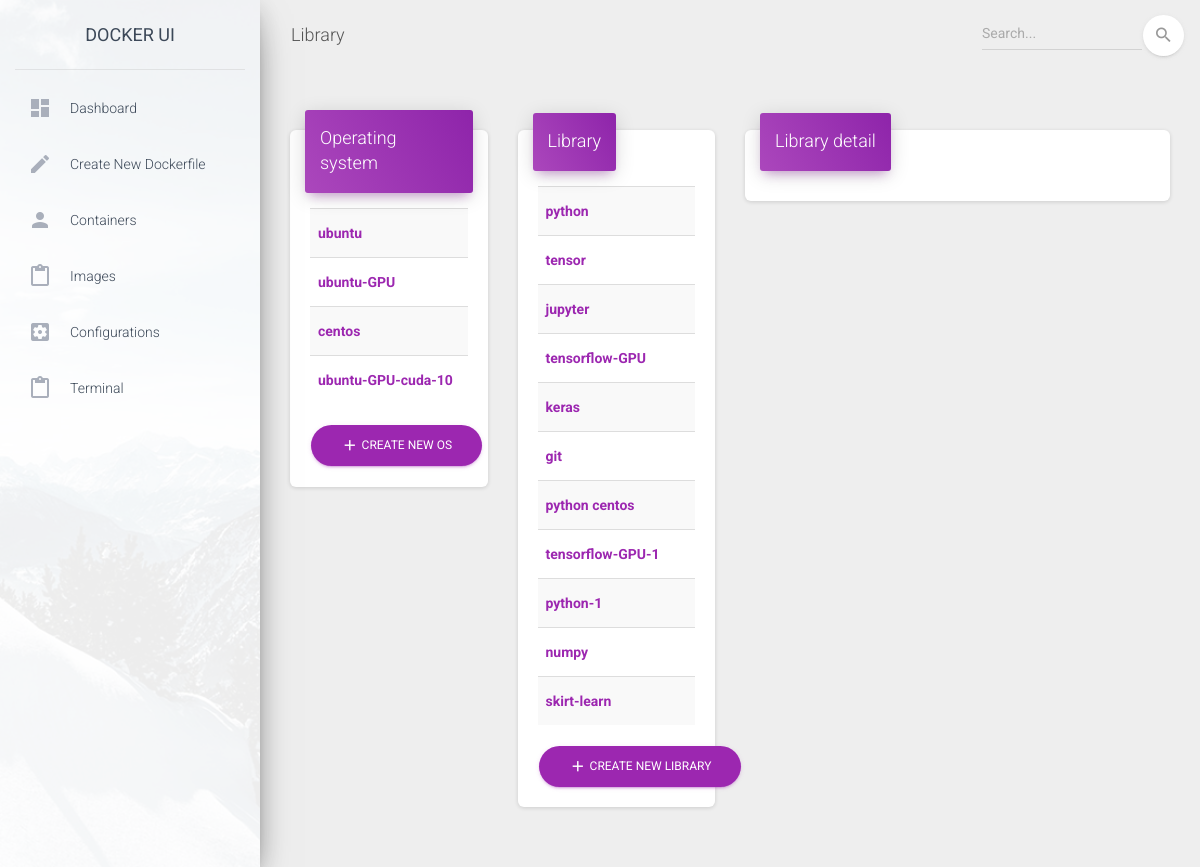
The app's page /src/html/src/LibraryDisplay.php with its own data.
### tables this page shows
CREATE TABLE library (
    id INTEGER PRIMARY KEY AUTOINCREMENT,
    name TEXT NOT NULL UNIQUE,
    isGPU BOOLEAN NOT NULL
);

### src/model/LibraryModel.php (called while the page is built, shortened)
<?php
    class LibraryModel {
        private $id;
        private $name;
        public function getId()
        {
            return $this->id;
        }
        public function setId($id): void
        {
            $this->id = $id;
        }
        public function getName()
        {
            return $this->name;
        }
        public function setName($name): void
        {
            $this->name = $name;
        }
    }
?>

### src/dao/LibraryDao.php (called while the page is built, shortened)
<?php
    class LibraryDao{
        function getAll() :array {
            $db = new Database();
            $sqlQuery = "SELECT * FROM library";
            $ret = $db->query($sqlQuery);
            $result = [];
            while($row = $ret->fetchArray(SQLITE3_ASSOC) ) {
               array_push($result, new LibraryEntity($row['id'], $row['name'], $row['isGPU']));
            }
            return $result;
        }
    }
?>

### src/service/LibraryService.php (called while the page is built, shortened)
<?php
    include_once('/var/www/html/src/dao/LibraryDao.php');
    include_once('/var/www/html/src/model/LibraryModel.php');
    class LibraryService {
        private $libraryDao;
        private $dependenceDao;
        function __construct(){
            $this->libraryDao = new LibraryDao();
            $this->dependenceDao = new DependenceDao();
        }
        public function getAllImageModelsMapById() {
            $libraryEntities = $this->libraryDao->getAll();
            $libraryModelMapById = array();
            foreach ($libraryEntities as $libraryEntity) {
                $libraryModelMapById[$libraryEntity->getId()] = LibraryModel::fromEntity($libraryEntity);
            }
            $dependences = $this->dependenceDao->getAll();
            foreach ($dependences as $dependence) {
                $libraryModelMapById[$dependence->getLibraryId()]->addParentLibrary($libraryModelMapById[$dependence->getParentLibraryId()]);
            }
            return $libraryModelMapById;
        }
    }
?>

### src/html/src/library/LibraryPage.php (the view, shortened to what this page needs)
<?php
    include_once ("/var/www/html/src/service/LibraryService.php");
    $libraryService = new LibraryService();
    $GLOBALS['libraries'] = $libraryService->getAllImageModelsMapById();
?>
<div class="row">
    <div class="col-md-3">
        <div class="card">
            <div class="card-header card-header-text card-header-primary">
                <div class="card-text">
                    <h4 class="card-title">Operating system</h4>
                </div>
            </div>
            <div class="card-body">
                <table class="table table-striped table-hover">
                    <tbody>
                        <?php
                            foreach ($GLOBALS['libraries'] as $library) {
                                if (!$library->isOS()) {
                                    continue;
                                }
                                echo "<tr>";
                                echo "<th><a href='./LibraryDisplay.php?library-id=". $library->getId()."'>".$library->getName()."</a></th>";
                                echo "</tr>";
                            }
                        ?>
                    </tbody>
                </table>
                <div class="text-right">
                    <button class="btn btn-primary btn-round" data-toggle="modal" data-target="#new-os">
                        <i class="material-icons">add</i> Create new OS
                    </button>
                </div>
            </div>
        </div>
    </div>
    <div class="col-md-3">
        <div class="card">
            <div class="card-header card-header-text card-header-primary">
                <div class="card-text">
                    <h4 class="card-title">Library</h4>
                </div>
            </div>
            <div class="card-body">
                <table class="table table-striped table-hover">
                    <tbody>
                        <?php
                            foreach ($GLOBALS['libraries'] as $library) {
                                if ($library->isOS()) {
                                    continue;
                                }
                                echo "<tr>";
                                echo "<th><a href='./LibraryDisplay.php?library-id=". $library->getId()."'>".$library->getName()."</th>";
                                echo "</tr>";
                            }
                        ?>
                    </tbody>
                </table>
                <div class="text-right">
                    <button class="btn btn-primary btn-round" data-toggle="modal" data-target="#new-os">
                        <i class="material-icons">add</i> Create new library
                    </button>
                </div>
            </div>
        </div>
    </div>
    <div class="col-md-6">
        <div class="card">
            <div class="card-header card-header-text card-header-primary">
                <div class="card-text">
                    <h4 class="card-title">Library detail</h4>
                </div>
            </div>
            <div class="card-body">

### src/html/src/LibraryDisplay.php (shortened to what this page needs)
<!DOCTYPE html>
<html lang="en">
<head>
  <link rel="stylesheet" href="https://maxcdn.bootstrapcdn.com/font-awesome/latest/css/font-awesome.min.css">
  <link href="../assets/css/material-dashboard.css?v=2.1.1" rel="stylesheet" />
    <link rel="stylesheet" href="../highlightjs/styles/default.css">
</head>
<body class="">
  <div class="wrapper ">
    <?php
      include_once('sidebar.php');
    ?>
    <div class="main-panel">
      <nav class="navbar navbar-expand-lg navbar-transparent navbar-absolute fixed-top ">
        <div class="container-fluid">
          <div class="navbar-wrapper">
            <a class="navbar-brand" href="#pablo">Library</a>
          </div>
          <div class="collapse navbar-collapse justify-content-end">
            <form class="navbar-form">
              <div class="input-group no-border">
                <input type="text" value="" class="form-control" placeholder="Search...">
                <button type="submit" class="btn btn-white btn-round btn-just-icon">
                  <i class="material-icons">search</i>
                  <div class="ripple-container"></div>
                </button>
              </div>
            </form>
          </div>
        </div>
      </nav>
      <div class="content">
        <div class="container-fluid">
            <?php include_once("library/LibraryPage.php");?>

### src/html/src/sidebar.php (shortened to what this page needs)
<div class="sidebar" data-color="purple" data-background-color="white" data-image="../assets/img/sidebar-1.jpg">
    <div class="logo">
      <a href="#" class="simple-text logo-normal">
        Docker UI
      </a>
    </div>
    <div class="sidebar-wrapper">
      <ul class="nav">
        <li class="nav-item <?php if ($GLOBALS['toogle'] == 'dashboard') echo "active"; ?>">
          <a class="nav-link" href="./dashboard.php">
            <i class="material-icons">dashboard</i>
            <p>Dashboard</p>
          </a>
        </li>
        <li class="nav-item <?php if ($GLOBALS['toogle'] == 'dockerfile') echo "active"; ?>">
            <a class="nav-link" href="./dockerfile.php">
              <i class="material-icons">create</i>
              <p>Create new dockerfile</p>
            </a>
          </li>
        <li class="nav-item <?php if ($GLOBALS['toogle'] == 'containers') echo "active"; ?>">
          <a class="nav-link" href="./containers.php">
            <i class="material-icons">person</i>
            <p>Containers</p>
          </a>
        </li>
        <li class="nav-item <?php if ($GLOBALS['toogle'] == 'images') echo "active"; ?>">
          <a class="nav-link" href="./images.php">
            <i class="material-icons">content_paste</i>
            <p>Images</p>
          </a>
        </li>
      <li class="nav-item <?php if ($GLOBALS['toogle'] == 'configuration') echo "active"; ?>">
          <a class="nav-link" href="./Configuration.php">
              <i class="material-icons">settings_applications</i>
              <p>Configurations</p>
          </a>
      </li>
        <li class="nav-item <?php if ($GLOBALS['toogle'] == 'terminal') echo "active"; ?>">
          <a class="nav-link" href="./Terminal.php">
            <i class="material-icons">content_paste</i>
            <p>Terminal</p>
          </a>
        </li>
      </ul>
    </div>
</div>

### records on screen
library: name "ubuntu"
library: name "ubuntu-GPU"
library: name "centos"
library: name "ubuntu-GPU-cuda-10"
library: name "python"
library: name "tensor"
library: name "jupyter"
library: name "tensorflow-GPU"
library: name "keras"
library: name "git"
library: name "python centos"
library: name "tensorflow-GPU-1"
library: name "python-1"
library: name "numpy"
library: name "skirt-learn"
